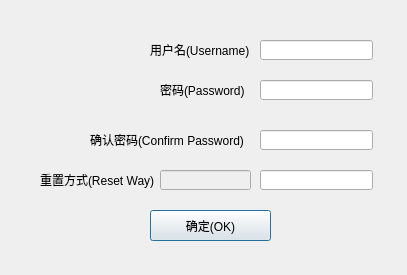
<?xml version="1.0" encoding="UTF-8"?>
<ui version="4.0">
 <class>InitDevAccount</class>
 <widget class="QDialog" name="InitDevAccount">
  <property name="geometry">
   <rect>
    <x>0</x>
    <y>0</y>
    <width>407</width>
    <height>275</height>
   </rect>
  </property>
  <property name="windowTitle">
   <string>初始化(Initialization)</string>
  </property>
  <widget class="QLineEdit" name="username_lineEdit">
   <property name="geometry">
    <rect>
     <x>260</x>
     <y>40</y>
     <width>113</width>
     <height>20</height>
    </rect>
   </property>
  </widget>
  <widget class="QLabel" name="username_label">
   <property name="geometry">
    <rect>
     <x>150</x>
     <y>40</y>
     <width>101</width>
     <height>20</height>
    </rect>
   </property>
   <property name="text">
    <string>用户名(Username)</string>
   </property>
  </widget>
  <widget class="QLabel" name="confirm_password_label">
   <property name="geometry">
    <rect>
     <x>90</x>
     <y>130</y>
     <width>161</width>
     <height>20</height>
    </rect>
   </property>
   <property name="text">
    <string>确认密码(Confirm Password)</string>
   </property>
  </widget>
  <widget class="QLineEdit" name="way_lineEdit">
   <property name="enabled">
    <bool>false</bool>
   </property>
   <property name="geometry">
    <rect>
     <x>160</x>
     <y>170</y>
     <width>91</width>
     <height>20</height>
    </rect>
   </property>
  </widget>
  <widget class="QLineEdit" name="confirm_password_lineEdit">
   <property name="geometry">
    <rect>
     <x>260</x>
     <y>130</y>
     <width>113</width>
     <height>20</height>
    </rect>
   </property>
   <property name="echoMode">
    <enum>QLineEdit::Password</enum>
   </property>
  </widget>
  <widget class="QLineEdit" name="reset_way_lineEdit">
   <property name="geometry">
    <rect>
     <x>260</x>
     <y>170</y>
     <width>113</width>
     <height>20</height>
    </rect>
   </property>
  </widget>
  <widget class="QLabel" name="reser_way_label">
   <property name="geometry">
    <rect>
     <x>40</x>
     <y>170</y>
     <width>121</width>
     <height>20</height>
    </rect>
   </property>
   <property name="text">
    <string>重置方式(Reset Way)</string>
   </property>
  </widget>
  <widget class="QLineEdit" name="password_lineEdit">
   <property name="geometry">
    <rect>
     <x>260</x>
     <y>80</y>
     <width>113</width>
     <height>20</height>
    </rect>
   </property>
   <property name="echoMode">
    <enum>QLineEdit::Password</enum>
   </property>
  </widget>
  <widget class="QLabel" name="password_label">
   <property name="geometry">
    <rect>
     <x>160</x>
     <y>80</y>
     <width>91</width>
     <height>20</height>
    </rect>
   </property>
   <property name="text">
    <string>密码(Password)</string>
   </property>
  </widget>
  <widget class="QPushButton" name="pushButton">
   <property name="geometry">
    <rect>
     <x>150</x>
     <y>210</y>
     <width>121</width>
     <height>31</height>
    </rect>
   </property>
   <property name="text">
    <string>确定(OK)</string>
   </property>
  </widget>
 </widget>
 <resources/>
 <connections>
  <connection>
   <sender>pushButton</sender>
   <signal>clicked()</signal>
   <receiver>InitDevAccount</receiver>
   <slot>accept()</slot>
   <hints>
    <hint type="sourcelabel">
     <x>137</x>
     <y>221</y>
    </hint>
    <hint type="destinationlabel">
     <x>139</x>
     <y>124</y>
    </hint>
   </hints>
  </connection>
 </connections>
</ui>
